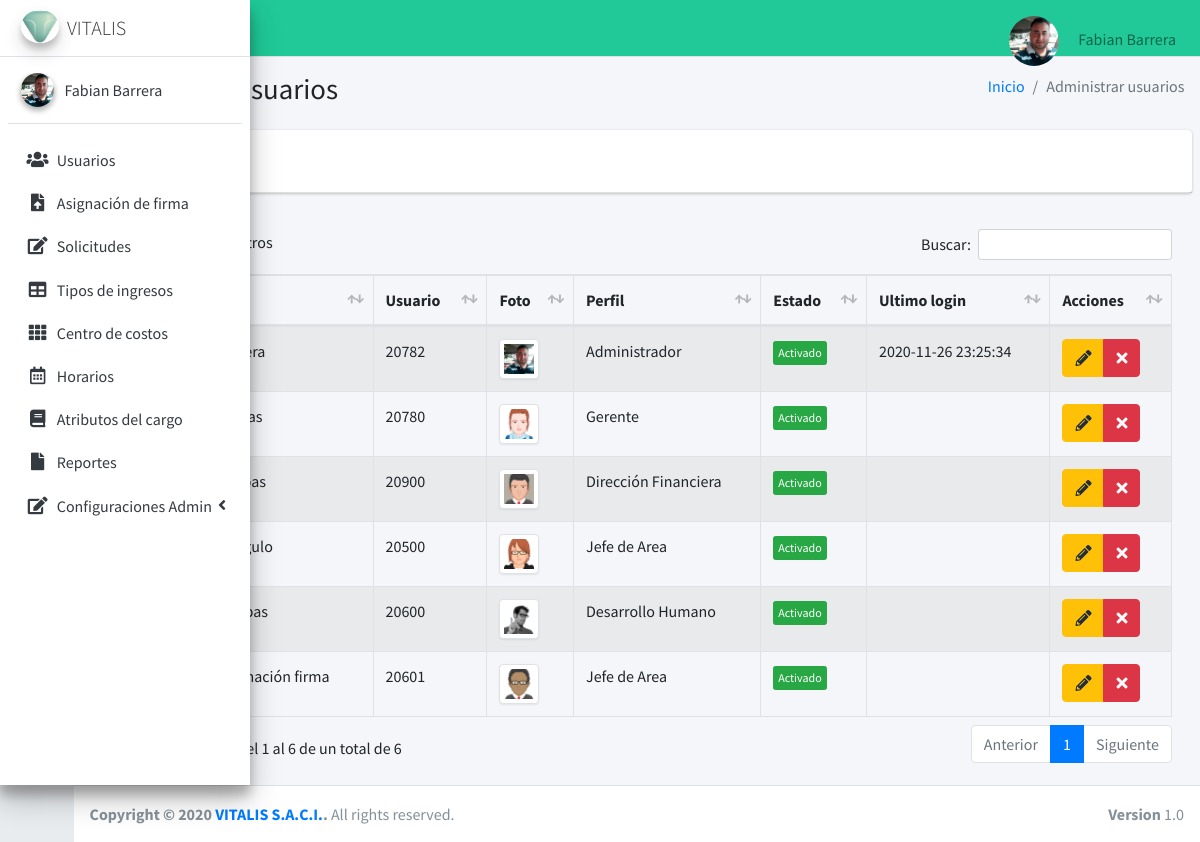
Before: /usuarios (signed in) with the older database file.
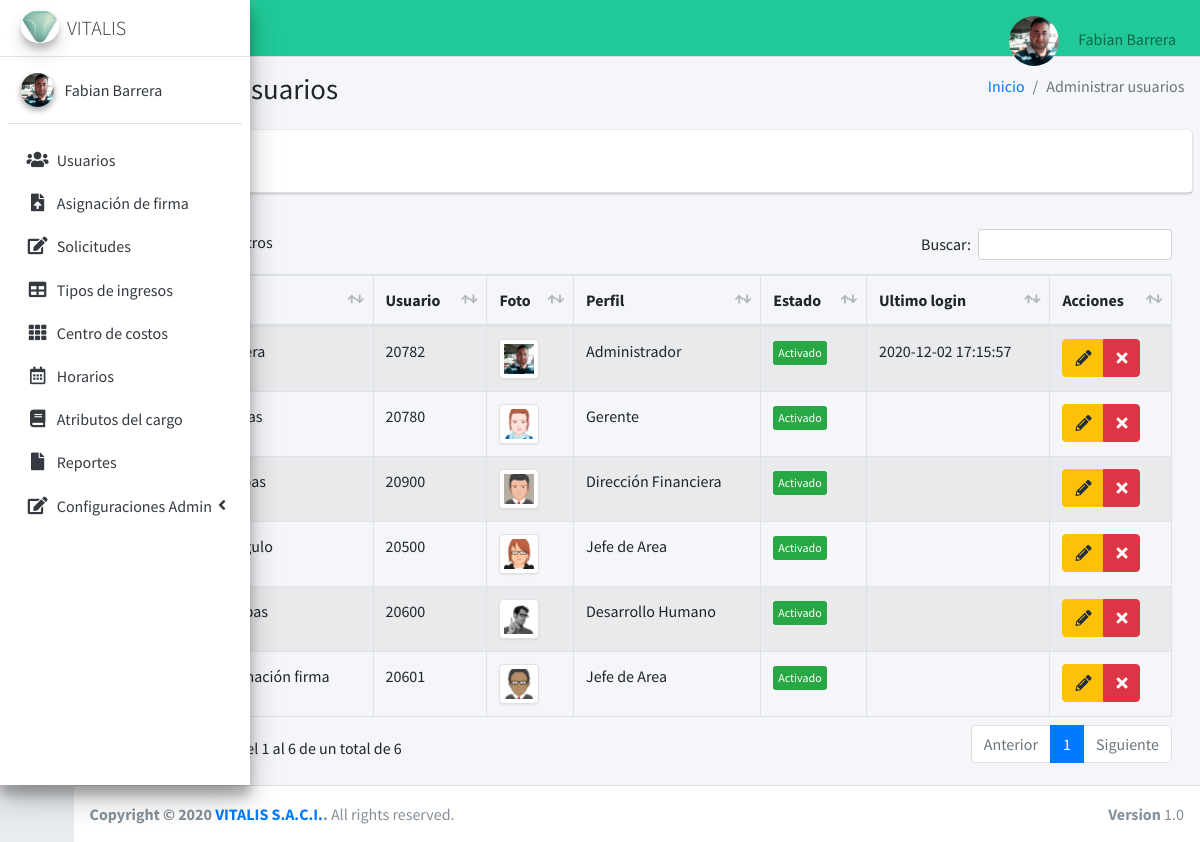
After: the same page with the newer database file.
### tables this page shows
CREATE TABLE `usuarios` (
  `iduser` int(11) NOT NULL,
  `nombre` varchar(100) NOT NULL,
  `correo` varchar(50) NOT NULL,
  `usuario` text DEFAULT NULL,
  `password` text NOT NULL,
  `perfil` text NOT NULL,
  `area` text NOT NULL,
  `estado` int(11) NOT NULL,
  `fecha` timestamp NULL DEFAULT current_timestamp(),
  `foto` text NOT NULL,
  `telefono` bigint(50) DEFAULT NULL,
  `solicitudes` int(11) DEFAULT NULL,
  `ultimologin` datetime DEFAULT NULL
);

### controladores/plantilla.controlador.php (called while the page is built)
<?php
class ControladorPlantilla{
    static public function ctrPlantilla(){
        include "vistas/plantilla.php";
    }
}

### index.php (called while the page is built, shortened)
<?php
  require_once "controladores/plantilla.controlador.php";
  require_once "controladores/usuarios.controlador.php";
  require_once "controladores/centroCostos.controlador.php";
  require_once "modelos/usuarios.modelo.php";
  $plantilla =new ControladorPlantilla();
  $plantilla -> ctrPlantilla();
  ?>

### controladores/usuarios.controlador.php (called while the page is built, shortened)
<?php
class ControladorUsuarios{
	static public function ctrMostrarUsuarios($item, $valor){
		$tabla = "usuarios";
		$respuesta = ModeloUsuarios::mdlMostrarUsuarios($tabla, $item, $valor);
		return $respuesta;
	}
}

### modelos/conexion.php (called while the page is built)
<?php
class Conexion{
	static public function conectar(){
		$link = new PDO("mysql:host=localhost;dbname=vitaweb",
			            "root",
			            "");
		$link->exec("set names utf8");
		return $link;
	}
}

### modelos/usuarios.modelo.php (called while the page is built, shortened)
<?php
require_once "conexion.php";
class ModeloUsuarios{
	static public function mdlMostrarUsuarios($tabla, $item, $valor){
		if ($item != null) {
			$stmt = Conexion::conectar()->prepare("SELECT * FROM $tabla WHERE $item = :$item");
        	$stmt -> bindParam(":".$item, $valor, PDO::PARAM_STR);
        	$stmt -> execute();
        	return $stmt -> fetch();
		}else{
			$stmt = Conexion::conectar()->prepare("SELECT * FROM $tabla");
        	$stmt -> execute();
        	return $stmt -> fetchAll();
		}
    }
}

### vistas/modulos/usuarios.php (the view, shortened to what this page needs)
<div class="content-wrapper">
  <section class="content-header">
    <div class="container-fluid">
      <div class="row mb-2">
        <div class="col-sm-6">
          <h1>Administrar usuarios</h1>
        </div>
        <div class="col-sm-6">
          <ol class="breadcrumb float-sm-right">
            <li class="breadcrumb-item"><a href="inicio">Inicio</a></li>
            <li class="breadcrumb-item active">Administrar usuarios</li>
          </ol>
        </div>
      </div>
    </div>
  </section>
  <section class="content">
    <div class="card">
      <div class="card-header">
        <button type="button" class="btn btn-primary" data-toggle="modal" data-target="#AgregarUsuario">
        </button>
      </div>
    </div>
    <div class="card-body">
      <table id="example1" class="table table-bordered table-striped example1">
        <thead>
          <tr>
            <th style="width: 10px;" >#</th>
            <th>Nombre</th>
            <th>Usuario</th>
            <th>Foto</th>
            <th>Perfil</th>
            <th>Estado</th>
            <th>Ultimo login</th>
            <th>Acciones</th>
          </tr>
        </thead>
        <tbody>
        <?php
        $item = null;
        $valor = null;
          $usuarios = ControladorUsuarios::ctrMostrarUsuarios($item, $valor);
          foreach ($usuarios as $key => $value) {
            echo ' <tr>
            <td>'.($key+1).'</td>
            <td>'.$value["nombre"].'</td>
            <td>'.$value["usuario"].'</td>';
            if ($value["foto"] != ""){
              echo '<td><img src="'.$value["foto"].'" class="img-thumbnail" width="40px"></td>';
            }else {
              echo'<td><img src="vistas/dist/img/anonymous.png" class="img-thumbnail" width="40px"></td>';
            }
            echo '<td>'.$value["perfil"].'</td>';
                if($value["estado"] != 0){
                  echo '<td><button class="btn btn-success btn-xs btnActivar" idUsuario="'.$value["iduser"].'" estadoUsuario="0">Activado</button></td>';
                }else{
                  echo '<td><button class="btn btn-danger btn-xs btnActivar" idUsuario="'.$value["iduser"].'" estadoUsuario="1">Desactivado</button></td>';
                }
                echo '<td>'.$value["ultimologin"].'</td>
                <td>
              <div class="btn-group">
                <button class="btn btn-warning btnEditarUsuario"idUsuario="'.$value["iduser"].'"data-toggle="modal" data-target="#modalEditarUsuario"><i class="fas fa-pencil-alt"></i></button>
                <button class="btn btn-danger btnEliminarUsuario"idUsuario="'.$value["iduser"].'"fotoUsuario="'.$value["foto"].'"usuario="'.$value["usuario"].'"><i class="fa fa-times"></i></button>
              </div>
            </td>
          </tr>';
          }
        ?>
        </tbody>
      </table>
    </div>
</div>
</div>

### vistas/plantilla.php (shortened to what this page needs)
<!DOCTYPE html>
<html>
<head>
  <link rel="stylesheet" href="vistas/plugins/fontawesome-free/css/all.min.css">
  <link rel="stylesheet" href="https://code.ionicframework.com/ionicons/2.0.1/css/ionicons.min.css">
  <link rel="stylesheet" href="vistas/plugins/datatables-bs4/css/dataTables.bootstrap4.min.css">
  <link rel="stylesheet" href="vistas/plugins/datatables-responsive/css/responsive.bootstrap4.min.css">
  <link rel="stylesheet" href="vistas/plugins/tempusdominus-bootstrap-4/css/tempusdominus-bootstrap-4.min.css">
  <link rel="stylesheet" href="vistas/plugins/icheck-bootstrap/icheck-bootstrap.min.css">
  <link rel="stylesheet" href="vistas/plugins/jqvmap/jqvmap.min.css">
  <link rel="stylesheet" href="vistas/dist/css/adminlte.css">
  <link rel="stylesheet" href="vistas/plugins/overlayScrollbars/css/OverlayScrollbars.min.css">
  <link rel="stylesheet" href="vistas/plugins/daterangepicker/daterangepicker.css">
  <link rel="stylesheet" href="vistas/plugins/summernote/summernote-bs4.css">
</head>
<body class="hold-transition sidebar-collapse sidebar-mini login-page">
  <?php
  if (isset($_SESSION["iniciarSesion"]) && $_SESSION["iniciarSesion"] == "ok") {
    echo '<div class="wrapper">';
    include "modulos/nav.php";
    include "modulos/menu.php";
    if (isset($_GET["ruta"])) {
      if (
        $_GET["ruta"] == "inicio" ||
        $_GET["ruta"] == "usuarios" ||
        $_GET["ruta"] == "asignacionFirma" ||
        $_GET["ruta"] == "solicitudes" ||
        $_GET["ruta"] == "crear-solicitud" ||
        $_GET["ruta"] == "editar-solicitud" ||
        $_GET["ruta"] == "tiposIngreso" ||
        $_GET["ruta"] == "centroCostos" ||
        $_GET["ruta"] == "horarios" ||
        $_GET["ruta"] == "atributosCargo" ||
        $_GET["ruta"] == "reportes" ||
        $_GET["ruta"] == "configuraciones" ||
        $_GET["ruta"] == "configurarCorreo" ||
        $_GET["ruta"] == "datosFormato" ||
        $_GET["ruta"] == "perfiles" ||
        $_GET["ruta"] == "login" ||
        $_GET["ruta"] == "salir"
      ) {
        include "modulos/" . $_GET["ruta"] . ".php";
      } else {
        include "modulos/404.php";
      }
    } else {
      include "modulos/inicio.php";
    }
    include "modulos/footer.php";
  } else {
    include "modulos/login.php";
  }
  ?>
</body>
</html>

### vistas/modulos/nav.php (shortened to what this page needs)
<nav class="main-header navbar navbar-expand navbar-teal navbar-light">
    <ul class="navbar-nav">
        <li class="nav-item">
            <a class="nav-link" data-widget="pushmenu" href="#" role="button"><i class="fas fa-bars"></i></a>
        </li>
    </ul>
    <ul class="navbar-nav ml-auto">
        <li class="nav-item dropdown user-menu">
            <a href="#" class="nav-link dropdown-toggle" data-toggle="dropdown" aria-expanded="false">
            <?php
                   if ($_SESSION["foto"] != ""){
                   echo '<img src="'.$_SESSION["foto"].'"class="img-size-50 mr-3 img-circle">';
                   }else {
                   echo '<img src="vistas/img/usuarios/user1.jpg" class="img-size-50 mr-3 img-circle">';
                   }
                   ?>
                <span class="d-none d-md-inline"> <?php echo $_SESSION["nombre"]; ?></span>
            </a>
        </li>
    </ul>
</nav>

### vistas/modulos/menu.php (shortened to what this page needs)
<aside class="main-sidebar sidebar-light-primary elevation-4">
    <a href="inicio" class="brand-link">
      <img src="vistas/dist/img/logo3.png" alt="AdminLTE Logo" class="brand-image img-circle elevation-3"
           style="opacity: .8">
      <span class="brand-text font-weight-light">VITALIS</span>
    </a>
    <div class="sidebar">
      <div class="user-panel mt-3 pb-3 mb-3 d-flex">
        <div class="image">
        <?php
                   if ($_SESSION["foto"] != ""){
                    echo '<img src="'.$_SESSION["foto"].'"class="img-circle elevation-2">';
                   }else {
                    echo '<img src="vistas/img/usuarios/user5.png" class="img-circle elevation-2" alt="User Image">';
                   }
                ?>
        </div>
        <div class="info">
          <a href="#" class="d-block"><?php echo $_SESSION["nombre"]; ?></a>
        </div>
      </div>
      <nav class="mt-2">
        <ul class="nav nav-pills nav-sidebar flex-column" data-widget="treeview" role="menu" data-accordion="false">
               <li class="nav-item">
            <a href="usuarios" class="nav-link">
              <i class="nav-icon fas fa-users"></i>
              <p>
                Usuarios
              </p>
            </a>
            <li class="nav-item">
            <a href="asignacionFirma" class="nav-link">
            <i class="nav-icon fas fa-file-upload"></i>
              <p>
                Asignación de firma
              </p>
            </a>
            <li class="nav-item">
            <a href="solicitudes" class="nav-link">
            <i class="nav-icon fas fa-edit"></i>
              <p>
                Solicitudes
              </p>
            </a>
          <li class="nav-item">
            <a href="tiposIngreso" class="nav-link">
            <i class="nav-icon fas fa-table"></i>
              <p>
                Tipos de ingresos
              </p>
            </a>
          </li>
          <li class="nav-item">
            <a href="centroCostos" class="nav-link">
              <i class="nav-icon fas fa-th"></i>
              <p>
                Centro de costos
              </p>
            </a>
          </li>
          <li class="nav-item">
            <a href="horarios" class="nav-link">
              <i class="nav-icon far fa-calendar-alt"></i>
              <p>
                Horarios
              </p>
            </a>
          </li>
          <li class="nav-item">
            <a href="atributosCargo" class="nav-link">
              <i class="nav-icon fas fa-book"></i>
              <p>
                Atributos del cargo
              </p>
            </a>
          </li>
          <li class="nav-item">
            <a href="reportes" class="nav-link">
              <i class="nav-icon fas fa-file"></i>
              <p>
                Reportes
              </p>
            </a>
          </li>
          <li class="nav-item has-treeview">
            <a href="configuraciones" class="nav-link">
            <i class="nav-icon fas fa-edit"></i>
              <p>
                Configuraciones Admin
                <i class="right fas fa-angle-left"></i>
              </p>
            </a>
          </li>
            </ul>
      </nav>
    </div>
  </aside>

### vistas/modulos/footer.php
<footer class="main-footer">
    <strong>Copyright &copy; 2020 <a href="#">VITALIS S.A.C.I.</a>.</strong>
    All rights reserved.
    <div class="float-right d-none d-sm-inline-block">
      <b>Version</b> 1.0
    </div>
  </footer>

Changed rows visible on the page:
changed usuarios "Administrador": ultimologin "2020-11-26 23:25:34" → "2020-12-02 17:15:57"
